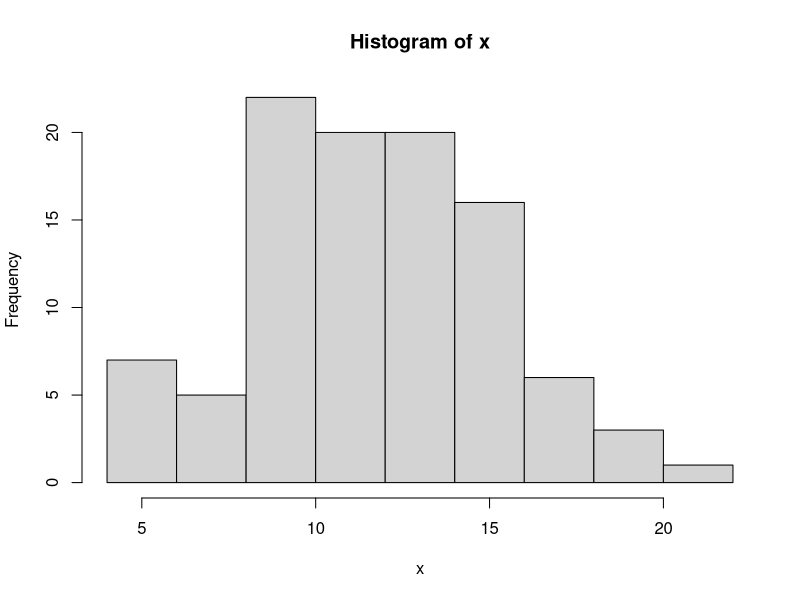
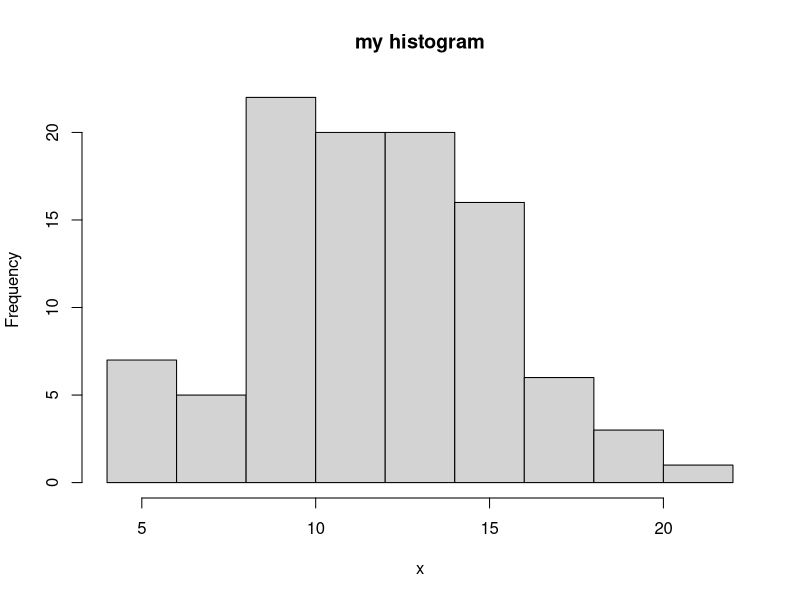
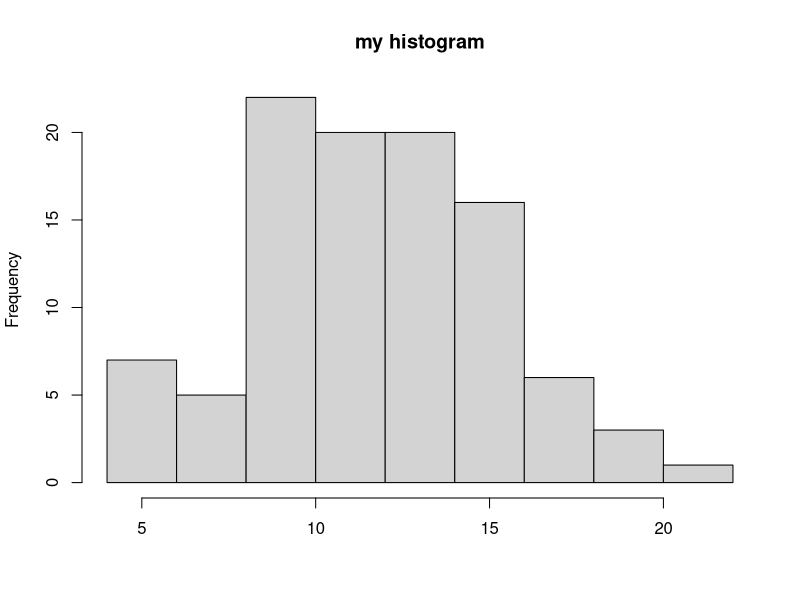
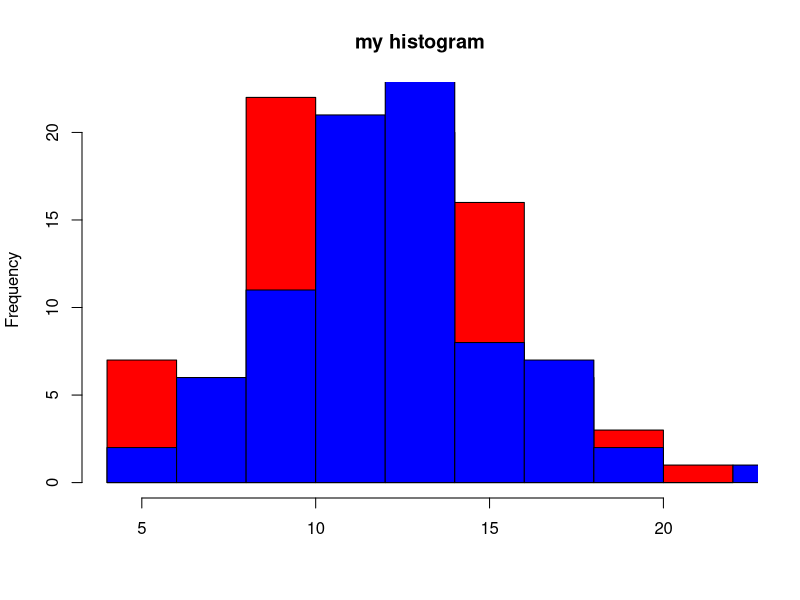
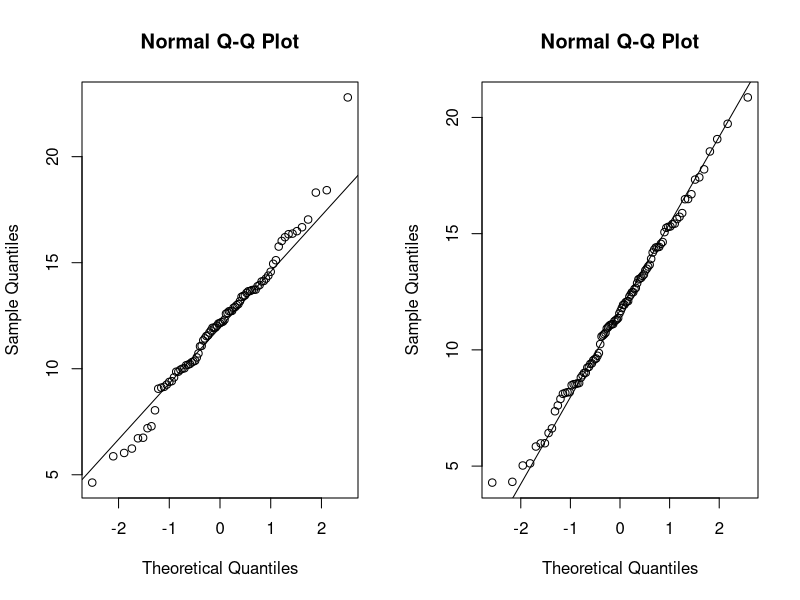
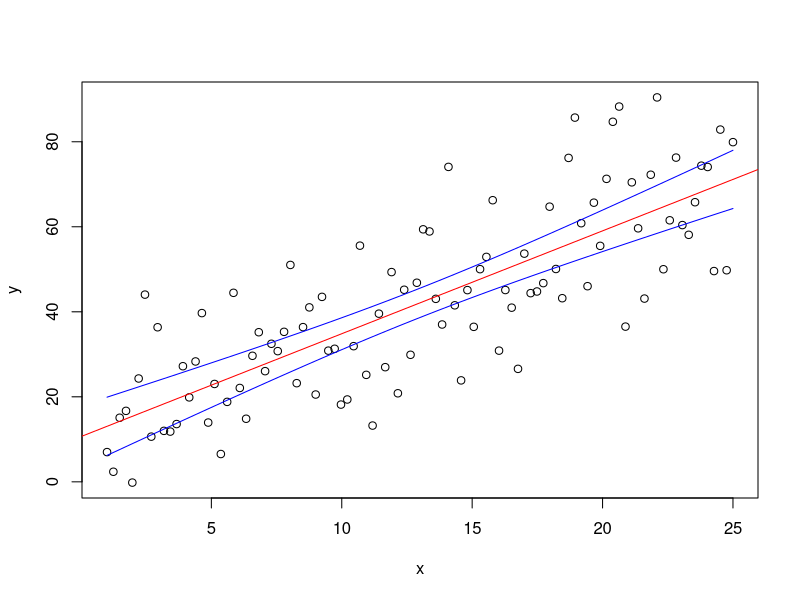

Recreate these plots in R, in order.

############### Student Seminar @Charite  ###############
############### Dr. Joachim Krois #######################
############### March 28, 2018 ##########################


## 02 Data generation, plotting, t-test and modelling
## Data generation
## ========================================================

v = c(1,2,3,4,5)
v

# sampling
sample(v, size = 10, replace = TRUE)


# sequence
seq(from=0, to=10, by = 2)

# random numbers
rnorm(n = 10, mean = 0, sd = 1)

## Plotting
## ========================================================

x = rnorm(n = 100, mean = 12, sd = 4)
y = rnorm(n = 85, mean = 13, sd = 3.2)

hist(x)
hist(x, main="my histogram")
hist(x, main="my histogram", xlab = "")


hist(x, main="my histogram", xlab = "", c="red")
hist(y, main="my histogram", xlab = "", c="blue", add=TRUE)



## t-test
## ========================================================
# QQ-plot
par(mfrow=c(1,2))
qqnorm(y)
qqline(y)
qqnorm(x)
qqline(x)
dev.off()

t.test(x, y, alternative = "two.sided", var.equal = TRUE)



## Linear Regression
## ========================================================


x = seq(from=1, to=25, length.out=100)
y = 10+2.5*x + rnorm(x, mean = 0, sd=15)

plot(x,y)

# fitting the model
model = lm(y~x)
model
abline(model, col="red")


# model summary
confint(model)
summary(model)


# predictions
predict(model, data.frame(x=20))

newdata = data.frame(x=x) 
conf = predict(model, newdata, 
               interval="confidence", level = 0.99)

lines(x, conf[,'lwr'], col="blue")
lines(x, conf[,'upr'], col="blue")


